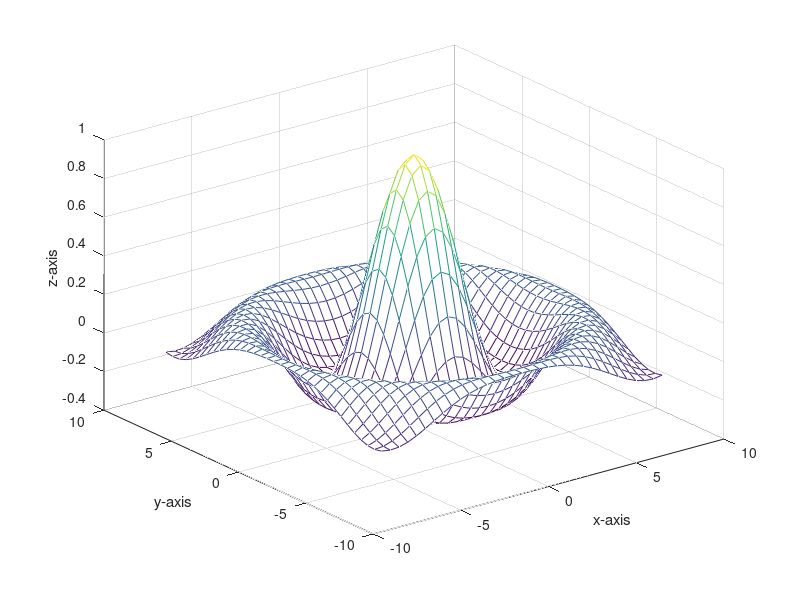

This chart was generated by the following MATLAB code:
clear;
clc;

[X, Y] = meshgrid(-8:0.5:8);
R = sqrt(X.^2 + Y.^2) + eps;
Z = sin(R)./R;
mesh(X, Y, Z);
xlabel('x-axis');
ylabel('y-axis');
zlabel('z-axis');
